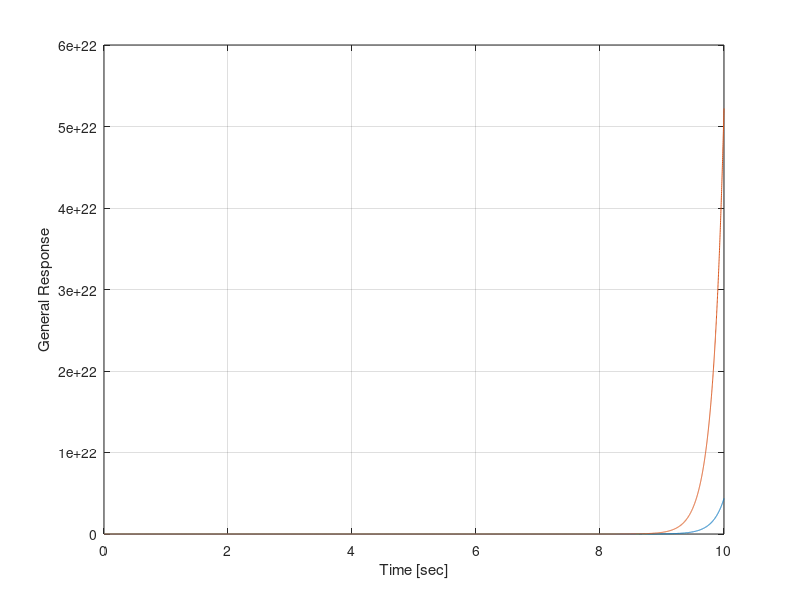

Source code (MATLAB): (Note: this script raises an error after producing the figure.)
close all; clear; clc;

%% User Inputs
IC = [0; 0; deg2rad(180); 0];

%% System Definition
m = 0.2;%0.35;
M = 0.5;%2.2;
L = 0.3;%1.3;
b = 0.1;%0.25;
g = 9.8;
I = (1./3).*m.*L.*L;

%% NonLinear EOM Simulation

%% Linear EOM Simulation
denom = (I.*(M+m)) + (M.*m.*(L.^2));
A11 = 1;
A22 = (-1.*(I+(m.*(L.^2))).*b)./denom;
A23 = ((m.^2).*g.*(L.^2))./denom;
A34 = 1;
A42 = -1.*(m.*L.*b)./denom;
A43 = (m.*g.*L.*(M+m))./denom;
A = zeros(4);
A(1,2) = A11;
A(2,2) = A22;
A(2,3) = A23;
A(3,4) = A34;
A(4,2) = A42;
A(4,3) = A43;

% B Matrix
B21 = (I+(m.*(L.^2)))./denom;
B41 = (m.*L)/denom;
B = zeros(4,1);
B(2,1) = B21;
B(4,1) = B41;

% C Matrix
C = zeros(2, 4);
C(1,1) = 1;
C(2,3) = 1;

% D Matrix
D = zeros(2,1);

linSys = ss(A,B,C,D);

%% Break Linear Assumption

%% Stability -> HW 4 type of analysis
[eigValues, eigVectors] = eig(A);
isLinSysStable = isstable(linSys);

%% Controlability -> HW 5 type of analysis
P = [B, A*B, A*A*B, A*A*A*B];
rankOfP = rank(P);

%% Observability -> HW 5 type of analysis
Q = [C;...
    C*A;...
    C*A*A;...
    C*A*A*A];
rankOfQ = rank(Q);

%% Initial Condition Response
[yIc,tIc] = initial(linSys, IC);
figure()
plot(tIc, yIc);
grid on
xlabel('Time [sec]')
ylabel('Initial Condition Response')

%% Step Response
[yStep,tStep] = step(linSys);
%stepInfo = stepinfo(linSys); -> only works for stable system needs to
%reach steady state
figure()
plot(tStep, yStep);
grid on
xlabel('Time [sec]')
ylabel('Step Response')

%% Impulse Response
[yImpulse, tImpulse] = impulse(linSys);
figure()
plot(tImpulse, yImpulse);
grid on
xlabel('Time [sec]')
ylabel('Impulse Response')

%% General Response
tGeneralResponse = 0:1E-3:10;
omega = 2*pi;
uGeneralResponse = sin(omega*tGeneralResponse);
yGeneralResponse = lsim(linSys, uGeneralResponse, tGeneralResponse);
figure()
plot(tGeneralResponse, yGeneralResponse);
grid on
xlabel('Time [sec]')
ylabel('General Response')

%% Pole Placement
linSysPole = pole(linSys);

%% PID Controller
C = pidtune(sys,'PID');

%% LQR Controller

%% System Response